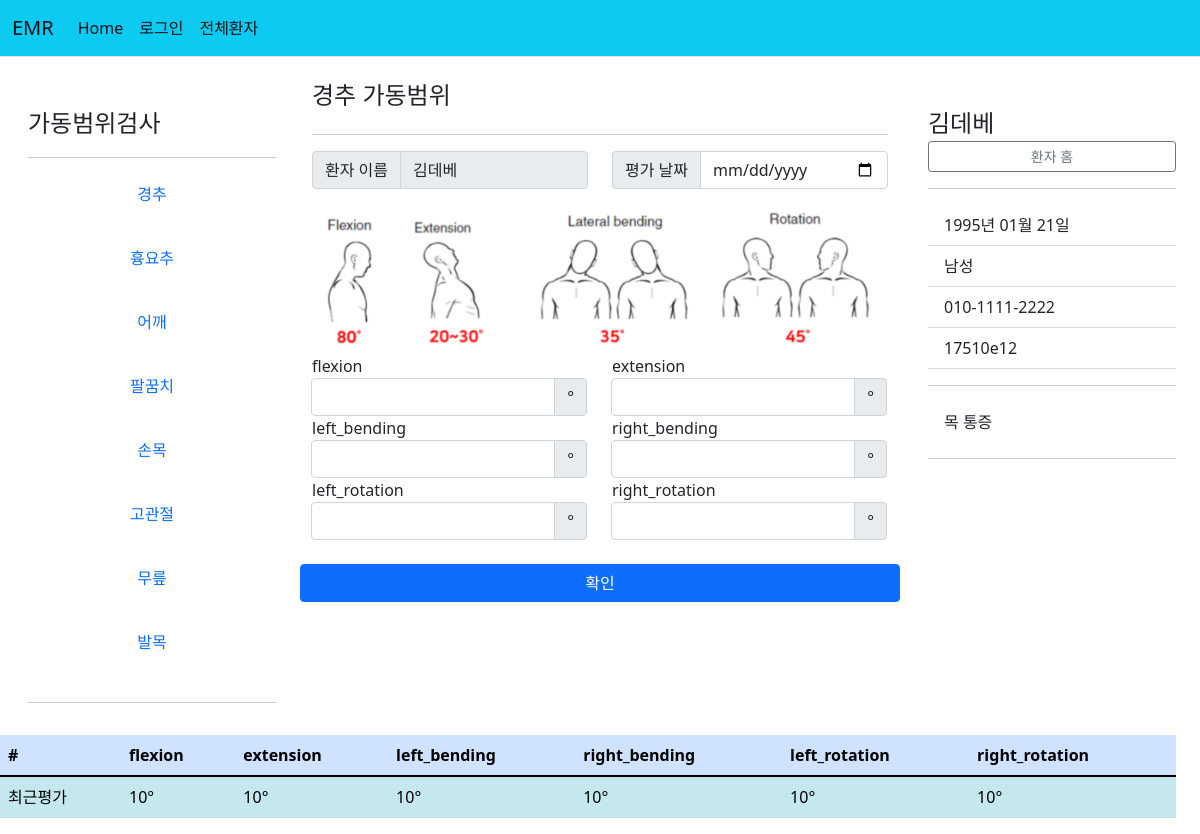
/patient/17510e12-9819-4d43-91fb-d013931eba92/경추/rom, run on the app's committed database.
### patient/models.py (models this page shows, shortened)
class Part(models.Model):
    part = models.CharField(primary_key=True, max_length=10)

class Patient2(models.Model):
    id = models.CharField(primary_key=True, max_length=36, default=uuid.uuid4)
    name = models.CharField(max_length=10)
    front_resident = models.CharField(max_length=6)
    back_resident = models.CharField(max_length=1)
    phone = models.CharField(max_length=30)
    memo = models.TextField(default='메모', null=True, blank=True)
    exercise_memo = models.TextField(default='운동처방 메모', null=True, blank=True)
    rom_memo = models.TextField(default='가동범위 검사 메모', null=True, blank=True)
    clinic_memo = models.TextField(default='물리치료 메모', null=True, blank=True)

class NeckTrunck(models.Model):
    code = models.CharField(primary_key=True, max_length=36, default=uuid.uuid4)
    part = models.ForeignKey(Part, on_delete=models.CASCADE)
    patient = models.ForeignKey(Patient2, on_delete=models.CASCADE)
    date = models.DateField(default=timezone.now)
    flexion = models.IntegerField()
    extension = models.IntegerField()
    left_bending = models.IntegerField()
    right_bending = models.IntegerField()
    left_rotation = models.IntegerField()
    right_rotation = models.IntegerField()

### patient/views.py (the view, shortened to what this page needs)
# urls.py: path('<str:patient_id>/<str:part>/rom', views.rom_form, name='rom_form'),
def rom_form(request, patient_id, part):
    model_dic = {'경추':NeckTrunck, '흉요추':NeckTrunck, '어깨':ShoulderHip2, '고관절':ShoulderHip2, '팔꿈치':Elbow2, '무릎':Knee2, '손목':Wrist2, '발목':Ankle2}
    part_model = get_object_or_404(Part, pk=part)
    model = model_dic[part].objects.filter(patient=patient_id, part=part_model)
    first = model_dic[part].objects.filter(patient=patient_id, part=part_model).order_by('-date').first()
    patient = get_object_or_404(Patient2, pk=patient_id)
    if part in ['경추', '흉요추']:
        if request.method == 'POST':
            form = NeckTrunkForm(request.POST)
            if form.is_valid():
                rom = form.save(commit=False)
                rom.patient = patient
                rom.part = part_model
                rom.save()
                return redirect('patient:rom_form', patient_id=patient_id, part=part)
        else:
            form = NeckTrunkForm()
        context={'patient':patient, 'part':part_model, 'form':form, 'model':model, 'first':first}
        return render(request, 'patient/rom_form.html', context)

### patient/forms.py
class NeckTrunkForm(forms.ModelForm):
    class Meta:
        model = NeckTrunck
        fields = ['date', 'flexion', 'extension', 'left_bending', 'right_bending', 'left_rotation', 'right_rotation']

### patient/templatetags/patient_filter.py (called while the page is built)
@register.filter
def back2(value):
    ans=''
    if int(value)%2==0:
        ans = '여성'
    else:
        ans = '남성'
    return ans

@register.filter
def birth2(value, back):
    if back=='3' or back=='4':
        year = '20'+value[:2]
    else:
        year = '19'+value[:2]
    birth = year+'년 '+value[2:4]+'월 '+value[4:]+'일'
    return birth

@register.filter
def id_cut(value):
    return value[:8]

### templates/patient/rom_form.html (shortened to what this page needs)
{% extends "base.html" %}
{% load patient_filter %}
{% block content %}
{% load static %}
<div class="container-fluid">
  <div class="row">
    <div class="col-md-3">
      <div class="d-flex flex-column flex-shrink-0 p-3" style="width: 280px;">
        <svg class="bi pe-none me-2" width="40" height="32"><use xlink:href="#bootstrap"/></svg>
        <span class="fs-4">가동범위검사</span>
        <hr>
        <ul class="nav nav-pills flex-column mb-auto text-center">
          <li>
            <a href="{% url 'patient:rom_form' patient_id=patient.id part='경추' %}" class="nav-link align-items-center text-decoration-none">
              경추
            </a>
          </li>
          <br>
          <li>
            <a href="{% url 'patient:rom_form' patient_id=patient.id part='흉요추' %}" class="nav-link align-items-center text-decoration-none">
              흉요추
            </a>
          </li>
          <br>
          <li>
            <a href="{% url 'patient:rom_form' patient_id=patient.id part='어깨' %}" class="nav-link align-items-center text-decoration-none">
              어깨
            </a>
          </li>
          <br>
          <li>
            <a href="{% url 'patient:rom_form' patient_id=patient.id part='팔꿈치' %}" class="nav-link align-items-center text-decoration-none">
              팔꿈치
            </a>
          </li>
          <br>
          <li>
            <a href="{% url 'patient:rom_form' patient_id=patient.id part='손목' %}" class="nav-link align-items-center text-decoration-none">
              손목
            </a>
          </li>
          <br>
          <li>
            <a href="{% url 'patient:rom_form' patient_id=patient.id part='고관절' %}" class="nav-link align-items-center text-decoration-none">
              고관절
            </a>
          </li>
          <br>
          <li>
            <a href="{% url 'patient:rom_form' patient_id=patient.id part='무릎' %}" class="nav-link align-items-center text-decoration-none">
              무릎
            </a>
          </li>
          <br>
          <li>
            <a href="{% url 'patient:rom_form' patient_id=patient.id part='발목' %}" class="nav-link align-items-center text-decoration-none">
              발목
            </a>
          </li>
          <br>
        </ul>
        <hr>
    </div>
    </div>
    <div class="col-md-6">
        <br>
        <form method="post">
            <div class="row">
                <h4>{{part.part}} 가동범위</h4>
            </div>
            <hr>
            <div class="row">
              <div class="col-md-6">
                <div class="input-group mb-3">
                    <span class="input-group-text"> 환자 이름 </span>
                    <input class="form-control" type="text" value={{patient.name}} readonly>
                </div>
              </div>
              <div class="col-md-6">
                <div class="input-group mb-3">
                <span class="input-group-text">평가 날짜</span>
                <input class="form-control" name="date" type="date" value="{{form.date.value}}">
                </div>
              </div>
            </div>
            <div class="row">
              <img src="{% static part.part|add:'.png' %}" class="img-fluid">
            </div>
            <div class="row">
              {% if part.part == '경추' or part.part == '흉요추' %}
              {% for field in form %}
              {% if forloop.counter0 != 0 %}
              <div class="col-md-6">
                <div class="input-group">
                  <label class="input-label" for="{{field.name}}">{{field.name}}</label>
                  <br>
                  <div class="input-group">
                    <input class="form-control" id="{{field.name}}" name="{{field.name}}" type="number" min="0" value="{{form.value|default_if_none:'' }}">
                    <span class="input-group-text">°</span>
                  </div>
                </div>
              </div>
              {% endif %}
              {% endfor %}
              {% endif %}
            </div>
            <br>
            <div class="row">
              <button type="submit" class="btn btn-primary">확인</button>
            </div>
            <br>
        </form>
    </div>
    <div class="col-md-3">
      <div class="col-md-3">
        <div class="d-flex flex-column flex-shrink-0 p-3" style="width: 280px;">
            <svg class="bi pe-none me-2" width="40" height="32"><use xlink:href="#bootstrap"/></svg>
            <span class="fs-4">{{patient.name}}</span>
            <a href="{% url 'patient:detail' patient.id %}" class="btn  btn-sm btn-outline-secondary">환자 홈</a></span>
          <hr>
          <ul class="list-group list-group-flush">
            <li class="list-group-item">{{patient.front_resident|birth2:patient.back_resident}}</li>
            <li class="list-group-item">{{patient.back_resident|back2}}</li>
            <li class="list-group-item">{{patient.phone}}</li>
            <li class="list-group-item">{{patient.id|id_cut}}</li>
            <hr>
            <li class="list-group-item">{{patient.memo}}</li>
          </ul>
          <hr>
      </div>
    </div>
  </div>
  <div class="row">
    {% if part.part == '경추' or part.part == '흉요추' %}
    <table class="table table-border table-info table-striped">
      <thead>
      <tr class="table-primary">
          <th scope="col">#</th>
          <th scope="col">flexion</th>
          <th scope="col">extension</th>
          <th scope="col">left_bending</th>
          <th scope="col">right_bending</th>
          <th scope="col">left_rotation</th>
          <th scope="col">right_rotation</th>
      </tr>
      </thead>
      <tbody>
      <tr>
          <td>최근평가</td>
          <td>{{first.flexion}}°</td>
          <td>{{first.extension}}°</td>
          <td>{{first.left_bending}}°</td>
          <td>{{first.right_bending}}°</td>
          <td>{{first.left_rotation}}°</td>
          <td>{{first.right_rotation}}°</td>
      </tr>
      </tbody>
  {% endif %}
  </div>
</div>
{% endblock %}

### static/sidebars.css (style rules this page uses)
body { min-height: 100vh; min-height: -webkit-fill-available; }
html { height: -webkit-fill-available; }

### data on the page
Part: part "경추"
Patient2: name "김데베", front_resident|birth2 "1995년 01월 21일", back_resident|back2 "남성", phone "010-1111-2222", id|id_cut "17510e12", memo "목 통증"
NeckTrunck: flexion "10", extension "10", left_bending "10", right_bending "10", left_rotation "10", right_rotation "10"

### other printed values
{{ field.name }} "flexion" "extension" "left_bending" "right_bending" "left_rotation" "right_rotation"
